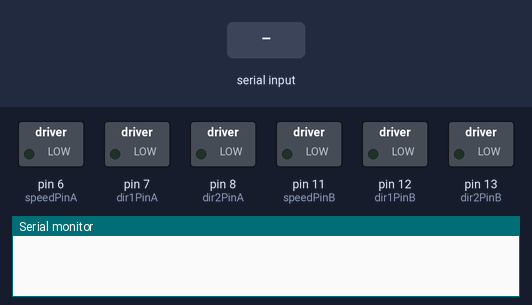
Simulated run of this sketch. Board: Arduino Uno, built with avr-gcc and run on an emulated ATmega328P. On the bench: switched loads named in the sketch (green lamp = pin HIGH), the last lines printed to the serial monitor. The test bench sets the inputs (shaded band).

Above: at 1.2 s.
1.3 s: "f" received over Serial
At 1.9 s:
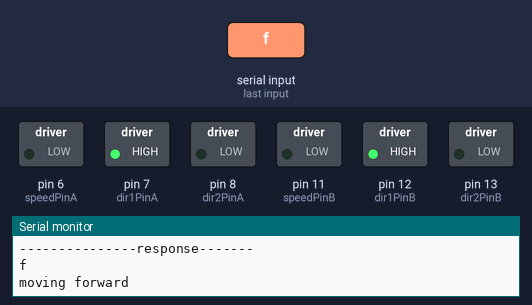
2.8 s: "b" received over Serial
At 3.2 s:
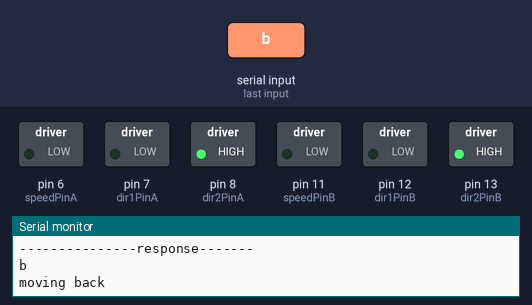
4.3 s: "r" received over Serial
At 5.2 s:
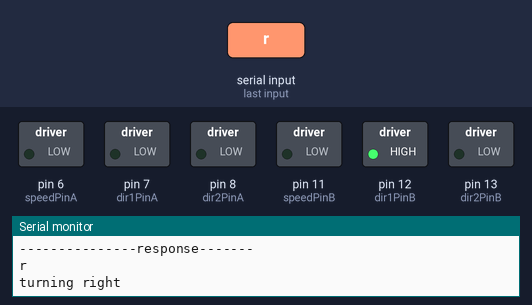
5.8 s: "l" received over Serial
At 6.5 s:
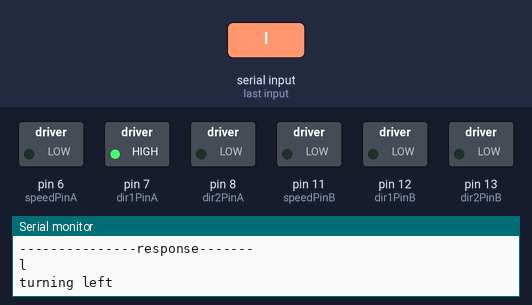
7.3 s: "u" received over Serial
At 7.7 s:
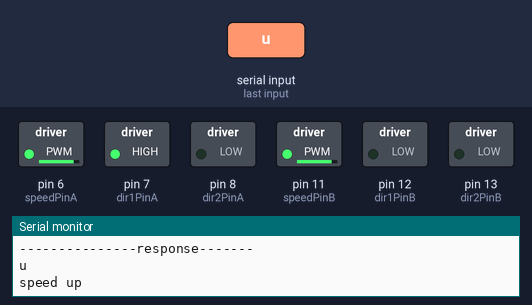
8.8 s: "t" received over Serial
At 10.1 s:
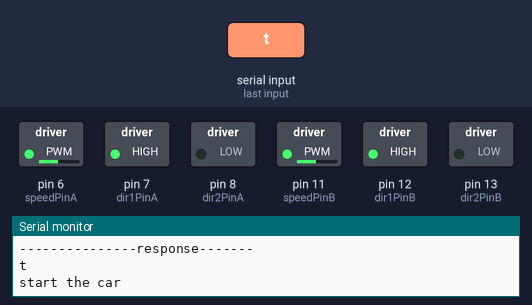
Timing chart, 0 to 11.3 s (numbered marks = the images above; inputs shaded):
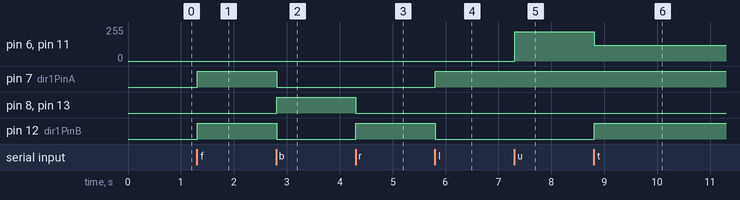

Measured:
- after the input at 1.3 s, pin 7 (dir1PinA), pin 12 (dir1PinB): LOW → HIGH at once
- after the input at 2.8 s, pin 7 (dir1PinA), pin 12 (dir1PinB): HIGH → LOW at once; pin 8 (dir2PinA), pin 13 (dir2PinB): LOW → HIGH at once
- after the input at 4.3 s, pin 8 (dir2PinA), pin 13 (dir2PinB): HIGH → LOW at once; pin 12 (dir1PinB): LOW → HIGH at once
- after the input at 5.8 s, pin 7 (dir1PinA): LOW → HIGH at once; pin 12 (dir1PinB): HIGH → LOW at once
- after the input at 7.3 s, pin 6 (speedPinA), pin 11 (speedPinB): 0/255 → 220/255 at once
- after the input at 8.8 s, pin 6 (speedPinA), pin 11 (speedPinB): 220/255 → 120/255 at once; pin 12 (dir1PinB): LOW → HIGH at once

The sketch:

arduino_code.pde
```cpp
//motorA  right wheel
int dir1PinA = 7;
int dir2PinA = 8;
int speedPinA = 6;


int dir1PinB = 12;
int dir2PinB = 13;
int speedPinB = 11;

unsigned long time ;
int speed;
int dir;
int increment = 20;

String comdata = "";

void setup() {
	pinMode(dir1PinA, OUTPUT);
	pinMode(dir2PinA, OUTPUT);
	pinMode(speedPinA, OUTPUT);
	pinMode(dir1PinB, OUTPUT);
	pinMode(dir2PinB, OUTPUT);
	pinMode(speedPinB, OUTPUT);
	speed = 200;
	Serial.begin(9600);
}
void turnLeft(){
	digitalWrite(dir1PinA, HIGH);
	digitalWrite(dir2PinA, LOW);
	digitalWrite(dir1PinB, LOW);
	digitalWrite(dir2PinB, LOW);
}

void turnRight(){
	digitalWrite(dir1PinA, LOW);
	digitalWrite(dir2PinA, LOW);
	digitalWrite(dir1PinB, HIGH);
	digitalWrite(dir2PinB, LOW);
}


void forward(){
	digitalWrite(dir1PinA, HIGH);
	digitalWrite(dir2PinA, LOW);
	digitalWrite(dir1PinB, HIGH);
	digitalWrite(dir2PinB, LOW);
}

void back(){
	digitalWrite(dir1PinA, LOW);
	digitalWrite(dir2PinA, HIGH);
	digitalWrite(dir1PinB, LOW);
	digitalWrite(dir2PinB, HIGH);
}


void loop() {
	// analogWrite(speedPinA, speed);
	// analogWrite(speedPinB, speed);
	//
	// digitalWrite(dir1PinA, HIGH);
	// digitalWrite(dir2PinA, LOW);
	// digitalWrite(dir1PinB, HIGH);
	// digitalWrite(dir2PinB, LOW);
	// Serial.println("speed : ");
	//         Serial.print(speed);
	// if(millis() -time > 2000){
	// 	time = millis();
	// 	speed += increment;
	// 	if(speed > 255){
	// 		speed = 0;
	// 	}
	// }

	while(Serial.available() > 0){
		comdata += char(Serial.read());
		delay(2);
	}

    if(comdata.length() > 0){
      Serial.println("---------------response-------");
      Serial.print(comdata);
      Serial.println("");
      if(comdata[0] == 'f'){
        Serial.println("moving forward");
		forward();
      }else if(comdata[0] == 'b'){
         Serial.println("moving back");
		 back();
      }else if(comdata[0] == 'r'){
         Serial.println("turning right");
		 turnRight();
      }else if(comdata[0] == 'l'){
		 Serial.println("turning left");
		 turnLeft();
	  }else if(comdata[0] == 'u'){
		 Serial.println("speed up");
		 speed += increment;
		 if(speed > 255){
			speed = 255;
			Serial.println("maximum speed reached....");
		 }
	 	analogWrite(speedPinA, speed);
	 	analogWrite(speedPinB, speed);

	  }else if(comdata[0] == 'd'){
		 Serial.println("speed down");
		 speed -= increment;
		 if(speed < 0){
			speed = 0;
			Serial.println("minum speed reached....");
		 }
	 	analogWrite(speedPinA, speed);
	 	analogWrite(speedPinB, speed);
  	  }else if(comdata[0] == 't'){
  		Serial.println("start the car");
  		speed = 120;
  	  	analogWrite(speedPinA, speed);
  	  	analogWrite(speedPinB, speed);
		forward();
	  }else if(comdata[0] == 'p'){
		Serial.println("stop the car");
		speed = 0;
	  	analogWrite(speedPinA, speed);
	  	analogWrite(speedPinB, speed);
	  }else{
	  	 Serial.println("unrecognized command :(");
	  }
      Serial.println("");
      comdata = "";
    }
	delay(8);
}
```
